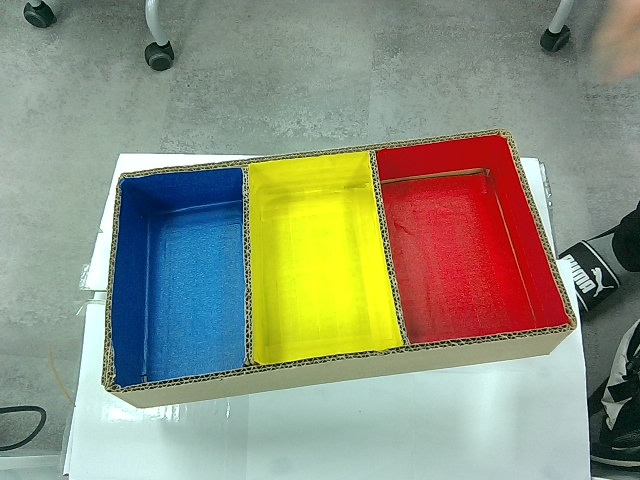
#> input picture mycobot/photo/photo_107.jpg, 640 x 480 px, given in place of the camera
$ python mycobot_cam_test.py
#> lines starting #> are read from the running program, lines starting #| are printed output that depends on the picture; after the words box and inside, x2 and y2 are one past the last pixel; in counts of white or black regions, pixels touching at a corner belong together
import cv2
import numpy as np

# 웹캠을 캡처하는 객체 생성 (0번 카메라)
cap = cv2.VideoCapture(1)

if not cap.isOpened():
    print("웹캠을 열 수 없습니다.")
    exit()

# 빨간색의 HSV 범위 설정
lower_red_1 = np.array([0, 100, 100])   # 빨간색 하한 (범위 1)
upper_red_1 = np.array([10, 255, 255])  # 빨간색 상한 (범위 1)

lower_red_2 = np.array([170, 100, 100]) # 빨간색 하한 (범위 2)
upper_red_2 = np.array([180, 255, 255]) # 빨간색 상한 (범위 2)

while True:
    # 프레임을 읽어오기
    ret, frame = cap.read()
#> frame is the input picture: shape (480, 640, 3); mean B, G, R 126, 146.7, 142.4

    if not ret:
        print("프레임을 수신할 수 없습니다. 스트림이 종료되었습니다.")
        break

    # BGR 이미지를 HSV로 변환
    hsv_frame = cv2.cvtColor(frame, cv2.COLOR_BGR2HSV)
#> hsv_frame: shape (480, 640, 3); mean H, S, V 72.4, 87.2, 166.2

    # 빨간색 범위 내에 있는 모든 픽셀을 찾아 마스크 생성 (두 범위 합침)
    mask1 = cv2.inRange(hsv_frame, lower_red_1, upper_red_1)
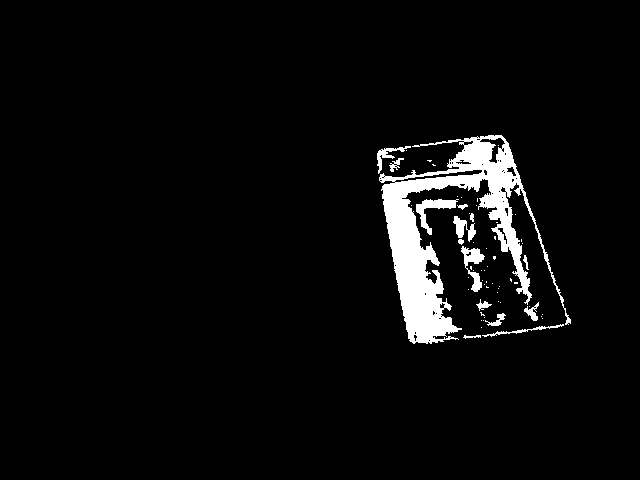
#> mask1: shape (480, 640); 4.4% white; 61 white regions (46 under 20 px), largest, box (x1, y1, x2, y2) and area: (379, 135, 571, 344) 11274, (416, 199, 459, 235) 471, (461, 246, 485, 292) 438
    mask2 = cv2.inRange(hsv_frame, lower_red_2, upper_red_2)
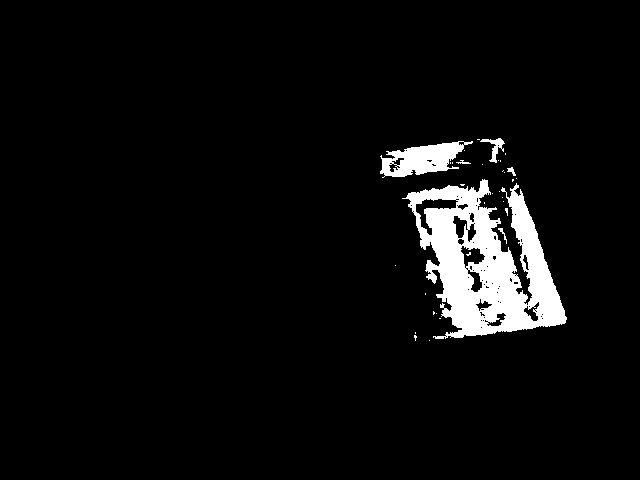
#> mask2: shape (480, 640); 5% white; 34 white regions (28 under 20 px), largest, box (x1, y1, x2, y2) and area: (402, 179, 567, 339) 13172, (380, 141, 473, 178) 1856, (480, 138, 505, 163) 203, (507, 167, 516, 176) 39, (498, 228, 507, 244) 36, (456, 160, 471, 164) 29
    red_mask = cv2.add(mask1, mask2)
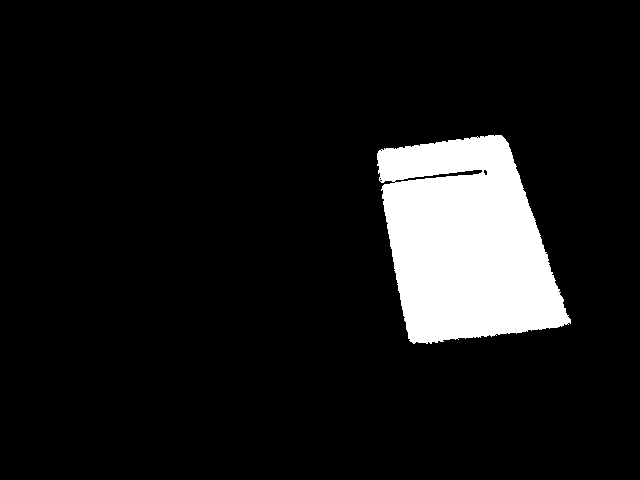
#> red_mask: shape (480, 640); 9.4% white; 1 white region

    # 마스크를 사용해 원본 이미지에서 빨간색 부분만 추출
    red_result = cv2.bitwise_and(frame, frame, mask=red_mask)
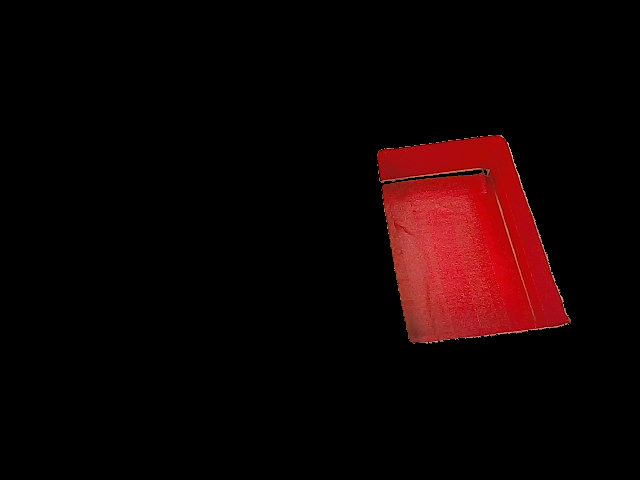
#> red_result: shape (480, 640, 3); mean B, G, R 3.1, 2.9, 17.3

    # 윤곽선을 찾아 화면에 표시
    contours, _ = cv2.findContours(red_mask, cv2.RETR_TREE, cv2.CHAIN_APPROX_SIMPLE)
#> contours = 7 contours, 5 with area under 20; largest, box (x1, y1, x2, y2) and area: (377, 135, 571, 344) 28826, (394, 169, 483, 183) 316

    for contour in contours:
        # 너무 작은 윤곽선은 무시
        if cv2.contourArea(contour) > 500:
            # 윤곽선을 그리기
            cv2.drawContours(frame, [contour], -1, (0, 255, 0), 2)

            # 윤곽선의 중심에 원을 그리기
            M = cv2.moments(contour)
            if M['m00'] != 0:
                cx = int(M['m10'] / M['m00'])
                cy = int(M['m01'] / M['m00'])
                cv2.circle(frame, (cx, cy), 5, (0, 0, 255), -1)
#> this loop made 7 passes
#> (cx, cy) on pass 1: (465, 241)
#> contour on passes 3, 6, 7: [[379, 178], [380, 177], [381, 178], [380, 179]], [[380, 150], [381, 149], [382, 150], [381, 151]], [[476, 137], [477, 136], [478, 137], [477, 138]]
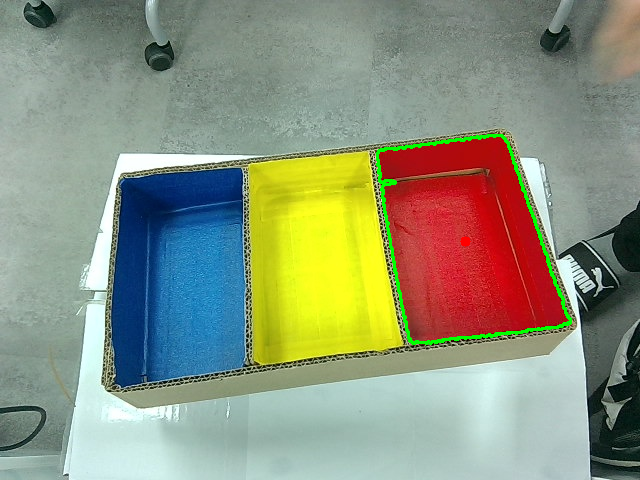
#> frame: shape (480, 640, 3); 0.85% of pixels changed, all inside (x1, y1, x2, y2) = (376, 134, 572, 345)

    # 결과 이미지와 원본 이미지에 윤곽선 표시
    cv2.imshow('Webcam', frame)
    cv2.imshow('Red Color Detection', red_result)

    # 'q' 키를 누르면 종료
    if cv2.waitKey(1) & 0xFF == ord('q'):
#> (key q is pressed here)
        break

# 모든 작업이 끝나면 캡처 객체와 창을 닫습니다.
cap.release()
cv2.destroyAllWindows()

$ run again, on mycobot/photo/photo_109.jpg
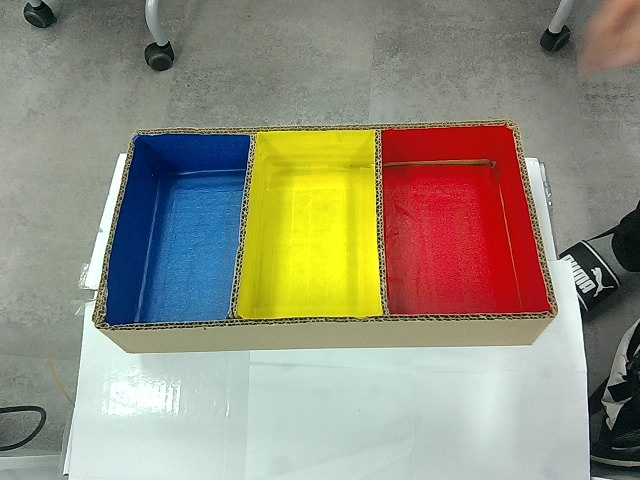
#> input picture mycobot/photo/photo_109.jpg, 640 x 480 px, given in place of the camera
#> frame is the input picture: shape (480, 640, 3); mean B, G, R 124.4, 142.8, 147.5
#> hsv_frame: shape (480, 640, 3); mean H, S, V 60.8, 75.9, 161.7
#> `mask1 = cv2.inRange(hsv_frame, lower_red_1, upper_red_1)`:
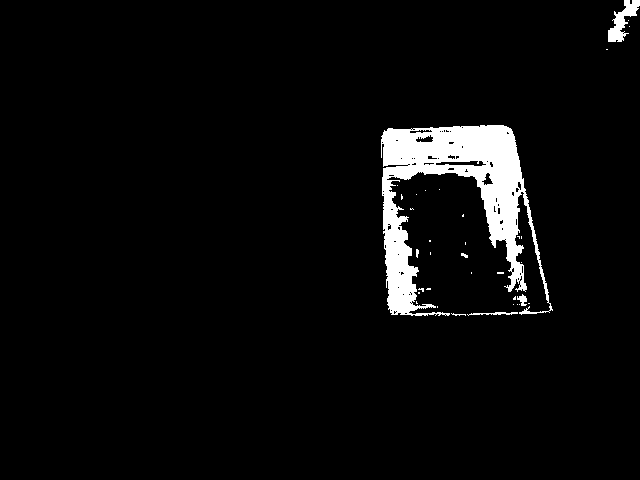
#> mask1: shape (480, 640); 4.3% white; 35 white regions (28 under 20 px), largest, box (x1, y1, x2, y2) and area: (381, 125, 553, 316) 12405, (608, 0, 640, 42) 593, (467, 312, 518, 316) 95
#> mask2: shape (480, 640); 4.8% white; 49 white regions (45 under 20 px), largest, box (x1, y1, x2, y2) and area: (387, 172, 550, 314) 14386, (416, 135, 433, 142) 71, (482, 173, 493, 185) 62, (410, 130, 432, 133) 38
#> red_mask: shape (480, 640); 9.2% white; 5 white regions (3 under 20 px)
#> contours = 23 contours, 19 with area under 20; largest, box (x1, y1, x2, y2) and area: (381, 125, 553, 316) 27326, (608, 0, 640, 42) 506, (435, 160, 487, 167) 204, (423, 162, 435, 166) 22
#> the loop `for contour in contours:` made 23 passes
#> (cx, cy) on passes 1, 22: (458, 223), (622, 20)
#> after the loop `for contour in contours:`:
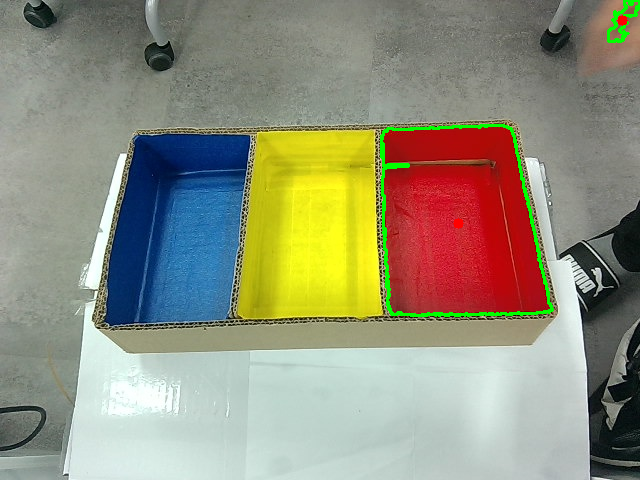
#> frame: shape (480, 640, 3); 1.03% of pixels changed, all inside (x1, y1, x2, y2) = (380, 0, 640, 317)

$ run again, on mycobot/photo/photo_152.jpg
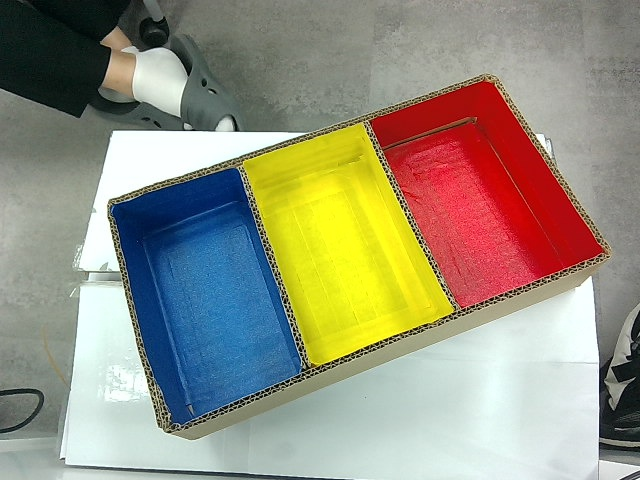
#> input picture mycobot/photo/photo_152.jpg, 640 x 480 px, given in place of the camera
#> frame is the input picture: shape (480, 640, 3); mean B, G, R 126.9, 146.6, 151
#> hsv_frame: shape (480, 640, 3); mean H, S, V 64.7, 86.7, 168.3
#> `mask1 = cv2.inRange(hsv_frame, lower_red_1, upper_red_1)`:
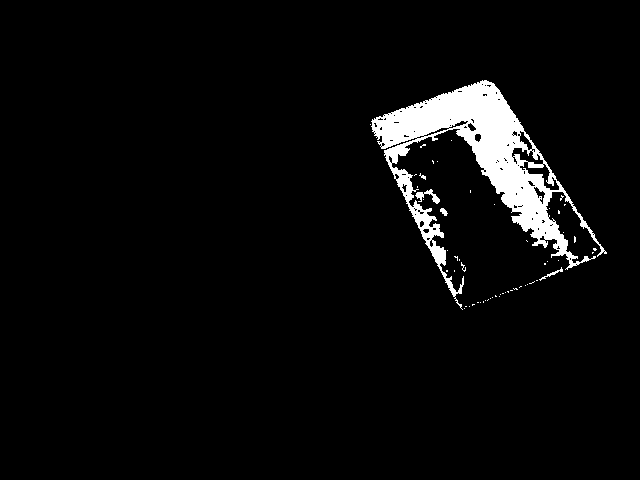
#> mask1: shape (480, 640); 4.3% white; 57 white regions (52 under 20 px), largest, box (x1, y1, x2, y2) and area: (371, 80, 607, 310) 12793, (415, 189, 440, 204) 139, (539, 267, 563, 281) 59, (440, 208, 448, 216) 38, (419, 173, 426, 180) 20
#> mask2: shape (480, 640); 5.4% white; 68 white regions (61 under 20 px), largest, box (x1, y1, x2, y2) and area: (389, 129, 570, 308) 13727, (546, 192, 601, 263) 1642, (512, 131, 559, 190) 638
#> red_mask: shape (480, 640); 9.7% white; 3 white regions (2 under 20 px)
#> contours = 26 contours, 23 with area under 20; largest, box (x1, y1, x2, y2) and area: (371, 80, 607, 310) 29396, (423, 127, 450, 137) 71, (448, 120, 469, 129) 63
#> the loop `for contour in contours:` made 26 passes
#> (cx, cy) on pass 3: (482, 193)
#> after the loop `for contour in contours:`:
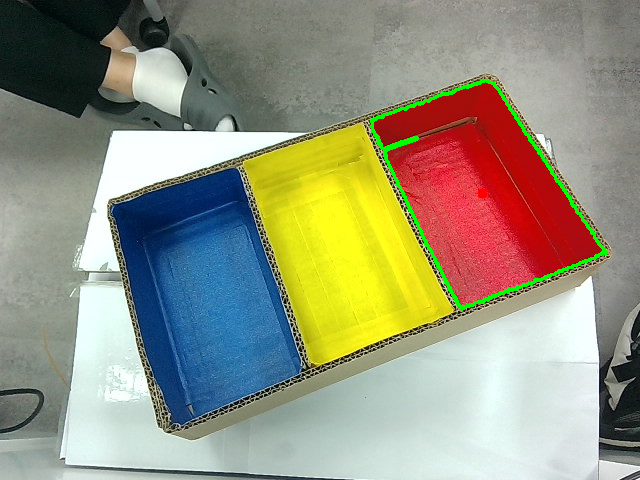
#> frame: shape (480, 640, 3); 0.95% of pixels changed, all inside (x1, y1, x2, y2) = (370, 79, 608, 311)

$ run again, on mycobot/photo/photo_159.jpg
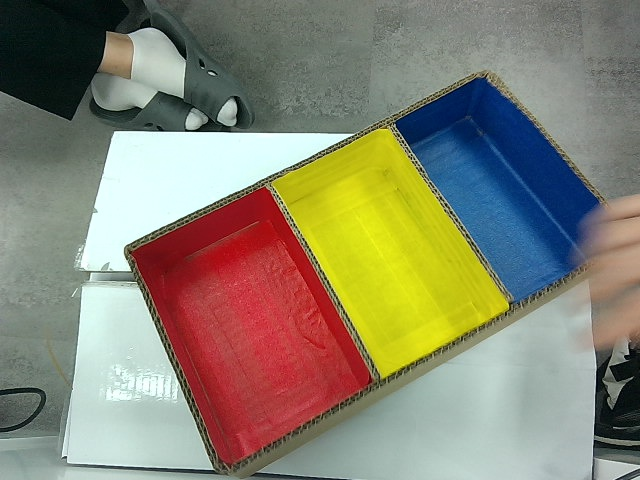
#> input picture mycobot/photo/photo_159.jpg, 640 x 480 px, given in place of the camera
#> frame is the input picture: shape (480, 640, 3); mean B, G, R 113.1, 132.7, 136
#> hsv_frame: shape (480, 640, 3); mean H, S, V 70.9, 91.4, 153.1
#> `mask1 = cv2.inRange(hsv_frame, lower_red_1, upper_red_1)`:
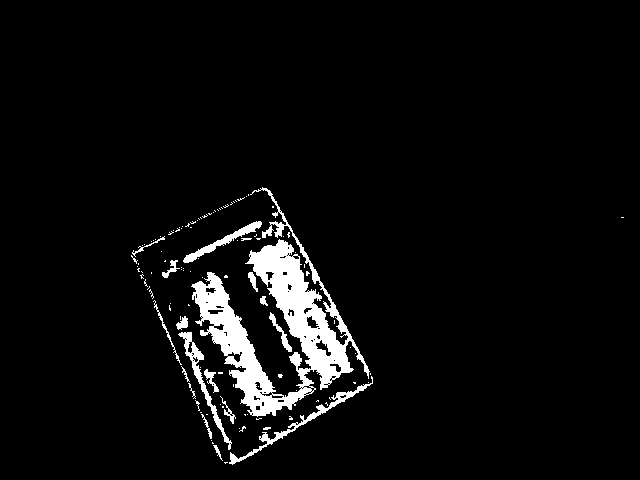
#> mask1: shape (480, 640); 4.9% white; 114 white regions (96 under 20 px), largest, box (x1, y1, x2, y2) and area: (191, 187, 370, 417) 11192, (229, 376, 373, 465) 865, (178, 332, 232, 450) 748
#> mask2: shape (480, 640); 7.4% white; 36 white regions (26 under 20 px), largest, box (x1, y1, x2, y2) and area: (135, 190, 369, 463) 22005, (316, 340, 331, 356) 90, (307, 316, 319, 328) 80
#> red_mask: shape (480, 640); 12.2% white; 12 white regions (11 under 20 px)
#> contours = 25 contours, 24 with area under 20; largest, box (x1, y1, x2, y2) and area: (131, 187, 373, 465) 37114
#> the loop `for contour in contours:` made 25 passes
#> (cx, cy) on pass 12: (250, 324)
#> after the loop `for contour in contours:`:
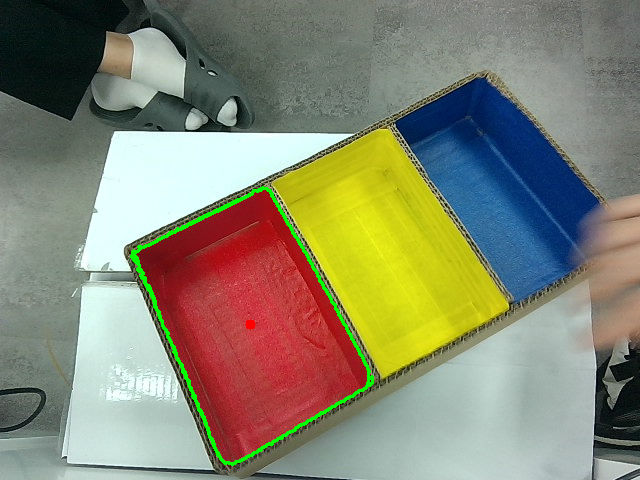
#> frame: shape (480, 640, 3); 1.01% of pixels changed, all inside (x1, y1, x2, y2) = (130, 186, 374, 466)
